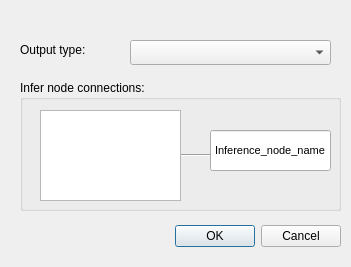
<?xml version="1.0" encoding="UTF-8"?>
<ui version="4.0">
 <class>Dialog</class>
 <widget class="QDialog" name="Dialog">
  <property name="geometry">
   <rect>
    <x>0</x>
    <y>0</y>
    <width>351</width>
    <height>267</height>
   </rect>
  </property>
  <property name="windowTitle">
   <string>Dialog</string>
  </property>
  <widget class="QDialogButtonBox" name="buttonBox">
   <property name="geometry">
    <rect>
     <x>0</x>
     <y>220</y>
     <width>341</width>
     <height>32</height>
    </rect>
   </property>
   <property name="orientation">
    <enum>Qt::Horizontal</enum>
   </property>
   <property name="standardButtons">
    <set>QDialogButtonBox::Cancel|QDialogButtonBox::Ok</set>
   </property>
  </widget>
  <widget class="QGroupBox" name="connection_groupbox">
   <property name="geometry">
    <rect>
     <x>20</x>
     <y>80</y>
     <width>321</width>
     <height>131</height>
    </rect>
   </property>
   <property name="title">
    <string>Infer node connections:</string>
   </property>
   <widget class="QLineEdit" name="output_name_display_lineEdit">
    <property name="geometry">
     <rect>
      <x>190</x>
      <y>50</y>
      <width>121</width>
      <height>41</height>
     </rect>
    </property>
    <property name="font">
     <font>
      <pointsize>8</pointsize>
     </font>
    </property>
    <property name="text">
     <string>Inference_node_name</string>
    </property>
    <property name="alignment">
     <set>Qt::AlignCenter</set>
    </property>
    <property name="readOnly">
     <bool>true</bool>
    </property>
   </widget>
   <widget class="Line" name="line">
    <property name="geometry">
     <rect>
      <x>160</x>
      <y>60</y>
      <width>31</width>
      <height>31</height>
     </rect>
    </property>
    <property name="orientation">
     <enum>Qt::Horizontal</enum>
    </property>
   </widget>
   <widget class="QListView" name="connect_from_listview">
    <property name="geometry">
     <rect>
      <x>20</x>
      <y>30</y>
      <width>141</width>
      <height>91</height>
     </rect>
    </property>
   </widget>
  </widget>
  <widget class="QLabel" name="label">
   <property name="geometry">
    <rect>
     <x>20</x>
     <y>40</y>
     <width>121</width>
     <height>20</height>
    </rect>
   </property>
   <property name="text">
    <string>Output type:</string>
   </property>
  </widget>
  <widget class="QComboBox" name="output_type_combobox">
   <property name="geometry">
    <rect>
     <x>130</x>
     <y>40</y>
     <width>201</width>
     <height>25</height>
    </rect>
   </property>
  </widget>
 </widget>
 <resources/>
 <connections>
  <connection>
   <sender>buttonBox</sender>
   <signal>accepted()</signal>
   <receiver>Dialog</receiver>
   <slot>accept()</slot>
   <hints>
    <hint type="sourcelabel">
     <x>248</x>
     <y>254</y>
    </hint>
    <hint type="destinationlabel">
     <x>157</x>
     <y>274</y>
    </hint>
   </hints>
  </connection>
  <connection>
   <sender>buttonBox</sender>
   <signal>rejected()</signal>
   <receiver>Dialog</receiver>
   <slot>reject()</slot>
   <hints>
    <hint type="sourcelabel">
     <x>316</x>
     <y>260</y>
    </hint>
    <hint type="destinationlabel">
     <x>286</x>
     <y>274</y>
    </hint>
   </hints>
  </connection>
 </connections>
</ui>
